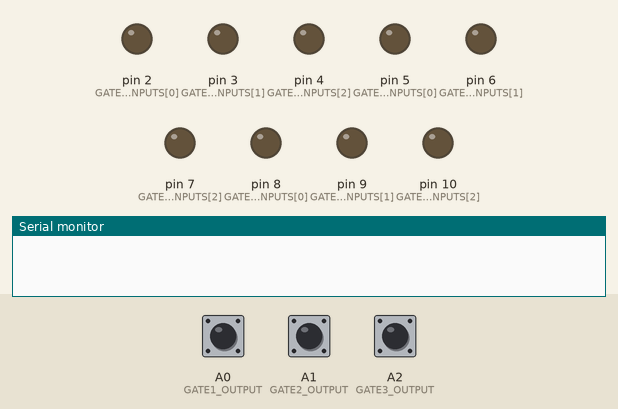
This sketch was run on a simulated Arduino Nano, built with avr-gcc and run on an emulated ATmega328P. Shown: output pins drawn as LEDs (lit = HIGH), the last lines printed to the serial monitor. The inputs (shaded band) are chosen by the test bench; at power-on: A0 (GATE1_OUTPUT) HIGH, A1 (GATE2_OUTPUT) HIGH, A2 (GATE3_OUTPUT) HIGH.

Above: at 0.1 s.
At 0.5 s:
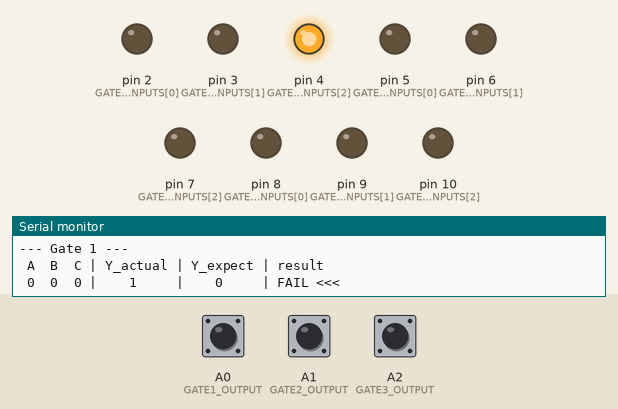
At 0.9 s:
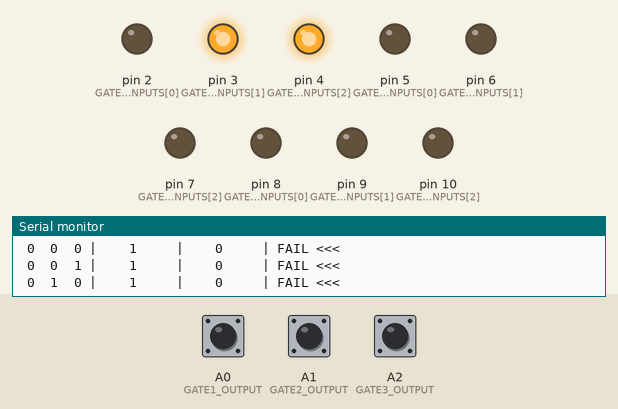
At 1.7 s:
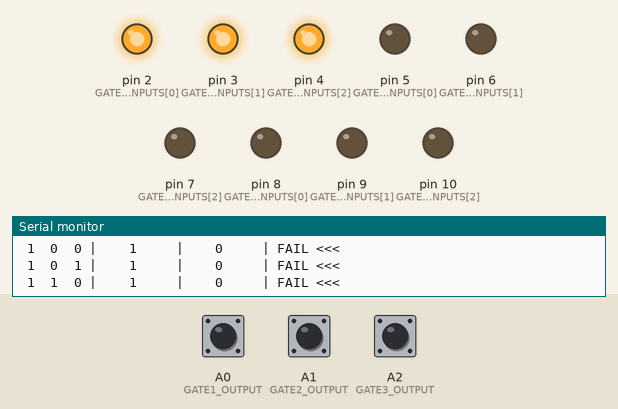
At 3.3 s:
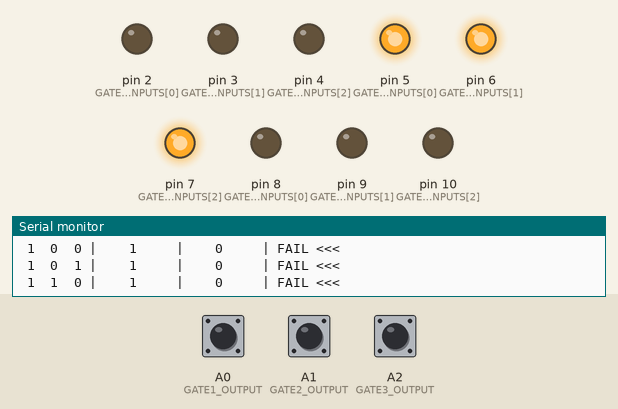
At 4.9 s:
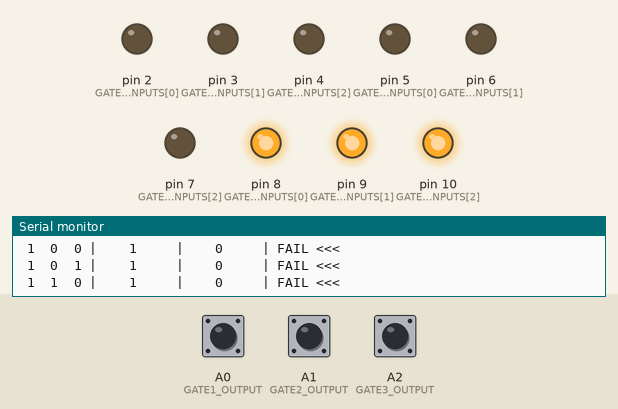
Timing chart, 0 to 6.6 s (numbered marks = the images above):
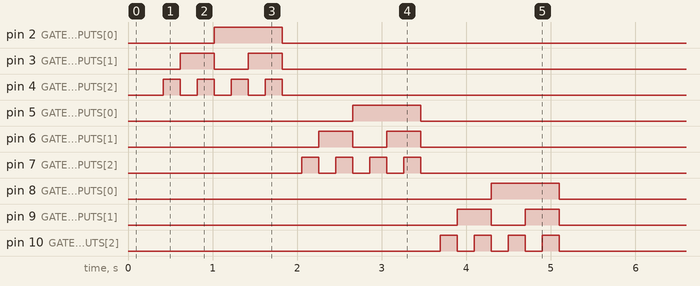

The sketch:

74LS11N_tester.ino
```cpp
// ============================================================
//  74LS11N Triple 3-Input AND Gate Tester - this is nearly the same as LS10
//  Arduino Nano
//
//  Wiring:
//   Gate 1 inputs : D2(1A)[1], D3(1B)[2], D4(1C)[13]   output: A0(1Y)[12]
//   Gate 2 inputs : D5(2A)[3], D6(2B)[4], D7(2C)[5]   output: A1(2Y)[6]
//   Gate 3 inputs : D8(3A)[9], D9(3B)[10], D10(3C)[11]  output: A2(3Y)[8]
//   VCC  -> 5V[14]  |  GND -> GND[7]
//
//  The NOR truth table for each gate:
//   A B C | Y
//   0 0 0 | 1   <-- only HIGH when ALL inputs LOW
//   0 0 1 | 0
//   0 1 0 | 0
//   0 1 1 | 0
//   1 0 0 | 0
//   1 0 1 | 0
//   1 1 0 | 0
//   1 1 1 | 0
//
//  Results are printed over Serial (115200 baud).
// ============================================================

// --- Pin definitions ---
const int GATE1_INPUTS[3] = {2, 3,  4};   // A1, B1, C1
const int GATE2_INPUTS[3] = {5, 6,  7};   // A2, B2, C2
const int GATE3_INPUTS[3] = {8, 9, 10};   // A3, B3, C3

const int GATE1_OUTPUT = A0;  // Y1
const int GATE2_OUTPUT = A1;  // Y2
const int GATE3_OUTPUT = A2;  // Y3

// Collect results
bool gatePass[3];
int  failCombo[3];   // first failing combo index (-1 = none)

// ---------------------------------------------------------------
// Apply a 3-bit combo (0..7) to three output pins
// ---------------------------------------------------------------
void applyInputs(const int pins[3], uint8_t combo) {
  digitalWrite(pins[0], (combo >> 2) & 1);
  digitalWrite(pins[1], (combo >> 1) & 1);
  digitalWrite(pins[2], (combo >> 0) & 1);
  delayMicroseconds(10);   // propagation delay headroom (~50 ns typical)
}

// ---------------------------------------------------------------
// Expected NOR output: HIGH only when all three inputs are LOW
// ---------------------------------------------------------------
bool expectedNOR(uint8_t combo) {
  return (combo == 0);
}
bool expectedNAND(uint8_t combo) {
  return (combo != 3);  // LOW only when both inputs HIGH
}
bool expectedNAND_3input(uint8_t combo){
  return (combo != 7);
}
bool expectedAND(uint8_t combo) {
return (combo == 3);
}
bool expectedAND_3input(uint8_t combo) {
return (combo == 7);
}
// ---------------------------------------------------------------
// Test one gate; return true if all 8 combos pass
// ---------------------------------------------------------------
bool testGate(int gateNum,
              const int inputPins[3],
              int outputPin) {

  Serial.print(F("\n--- Gate "));
  Serial.print(gateNum);
  Serial.println(F(" ---"));
  Serial.println(F(" A  B  C | Y_actual | Y_expect | result"));

  bool allOk = true;
  int firstFail = -1;

  for (uint8_t combo = 0; combo < 8; combo++) {
    applyInputs(inputPins, combo);
    delay(200);
    int a       = (combo >> 2) & 1;
    int b       = (combo >> 1) & 1;
    int c       = (combo >> 0) & 1;
    int actual  = digitalRead(outputPin);
    int expected = expectedAND_3input(combo) ? 1 : 0;
    bool ok      = (actual == expected);

    if (!ok && allOk) {          // record first failure
      allOk = false;
      firstFail = combo;
    }

    // Print row
    Serial.print(F(" "));
    Serial.print(a); Serial.print(F("  "));
    Serial.print(b); Serial.print(F("  "));
    Serial.print(c); Serial.print(F(" |    "));
    Serial.print(actual);
    Serial.print(F("     |    "));
    Serial.print(expected);
    Serial.print(F("     | "));
    Serial.println(ok ? F("PASS") : F("FAIL <<<"));
  }

  // Drive all inputs LOW after test
  applyInputs(inputPins, 0);

  failCombo[gateNum - 1] = firstFail;
  return allOk;
}

// ---------------------------------------------------------------
// setup
// ---------------------------------------------------------------
void setup() {
  Serial.begin(9600);
  while (!Serial) {}            // wait for USB serial on Nano

  // Configure input driver pins as OUTPUTs, default LOW
  for (int i = 0; i < 3; i++) {
    pinMode(GATE1_INPUTS[i], OUTPUT); digitalWrite(GATE1_INPUTS[i], LOW);
    pinMode(GATE2_INPUTS[i], OUTPUT); digitalWrite(GATE2_INPUTS[i], LOW);
    pinMode(GATE3_INPUTS[i], OUTPUT); digitalWrite(GATE3_INPUTS[i], LOW);
  }

  // Configure output sense pins as INPUTs
  pinMode(GATE1_OUTPUT, INPUT_PULLUP);
  pinMode(GATE2_OUTPUT, INPUT_PULLUP);
  pinMode(GATE3_OUTPUT, INPUT_PULLUP);

  delay(100);  // let power rails stabilise

  Serial.println(F("\n========================================"));
  Serial.println(F("  74LS10 Triple NAND Gate Tester"));
  Serial.println(F("========================================"));

  // Run tests
  gatePass[0] = testGate(1, GATE1_INPUTS, GATE1_OUTPUT);
  gatePass[1] = testGate(2, GATE2_INPUTS, GATE2_OUTPUT);
  gatePass[2] = testGate(3, GATE3_INPUTS, GATE3_OUTPUT);

  // Summary
  Serial.println(F("\n========== SUMMARY =========="));
  bool chipOk = true;
  for (int g = 0; g < 3; g++) {
    Serial.print(F("Gate "));
    Serial.print(g + 1);
    Serial.print(F(": "));
    if (gatePass[g]) {
      Serial.println(F("PASS"));
    } else {
      Serial.print(F("FAIL  (first fail on combo "));
      Serial.print(failCombo[g], BIN);
      Serial.println(F(")"));
      chipOk = false;
    }
  }
  Serial.println(F("-----------------------------"));
  Serial.println(chipOk ? F("Chip: GOOD") : F("Chip: FAULTY"));
  Serial.println(F("============================="));
  Serial.println(F("\nPress reset to test again."));
}

// ---------------------------------------------------------------
// loop — nothing to do, all work done in setup
// ---------------------------------------------------------------
void loop() {}
```
